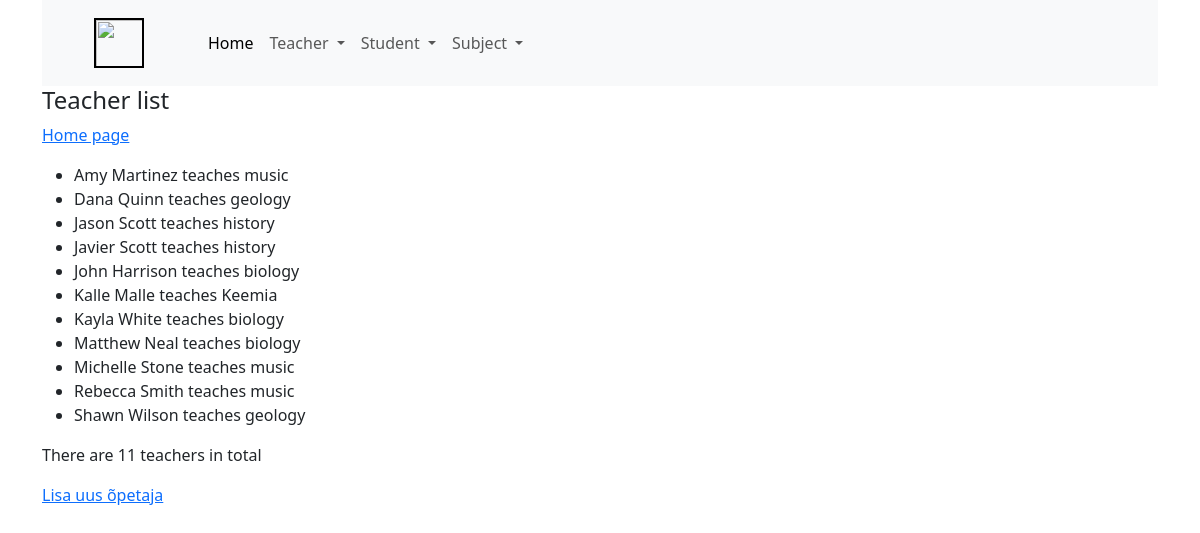
The app's page /first_app/teacher_list/ with its own data.
### first_app/models.py (models this page shows)
class Teacher(models.Model):
    name = models.CharField(max_length=100)
    subject = models.CharField(max_length=100)
    def __str__(self):
        return f'{self.name} teaches {self.subject}'

### first_app/views.py (the view)
# urls.py: path('teacher_list/', views.TeacherListView.as_view(), name='teacher_list'),
class TeacherListView(ListView):
    model = Teacher  # Connected to Models Teacher
    queryset = Teacher.objects.order_by('name')  # Result ordered by name
    context_object_name = 'teacher'  # default object_list now teacher

### first_app/templates/first_app/teacher_list.html (shortened to what this page needs)
{% extends 'base.html' %}
{% block content %}
	<h4>Teacher list</h4>
    <a href="{% url 'first_app:home' %}">Home page</a>
    <ul>
        {% for teacher in object_list %}
            <li>
                {{ teacher }}
            </li>
        {% endfor %}
    </ul>
    <p>There are {{ object_list|length }} teachers in total</p>
 <a href="{% url 'first_app:teacher_create' %}">Lisa uus õpetaja</a>
{% endblock %}

### records on screen
Teacher: name+subject "Amy Martinez teaches music"
Teacher: name+subject "Dana Quinn teaches geology"
Teacher: name+subject "Jason Scott teaches history"
Teacher: name+subject "Javier Scott teaches history"
Teacher: name+subject "John Harrison teaches biology"
Teacher: name+subject "Kalle Malle teaches Keemia"
Teacher: name+subject "Kayla White teaches biology"
Teacher: name+subject "Matthew Neal teaches biology"
Teacher: name+subject "Michelle Stone teaches music"
Teacher: name+subject "Rebecca Smith teaches music"
Teacher: name+subject "Shawn Wilson teaches geology"

### other values on screen
{{ object_list|length }} "11"
